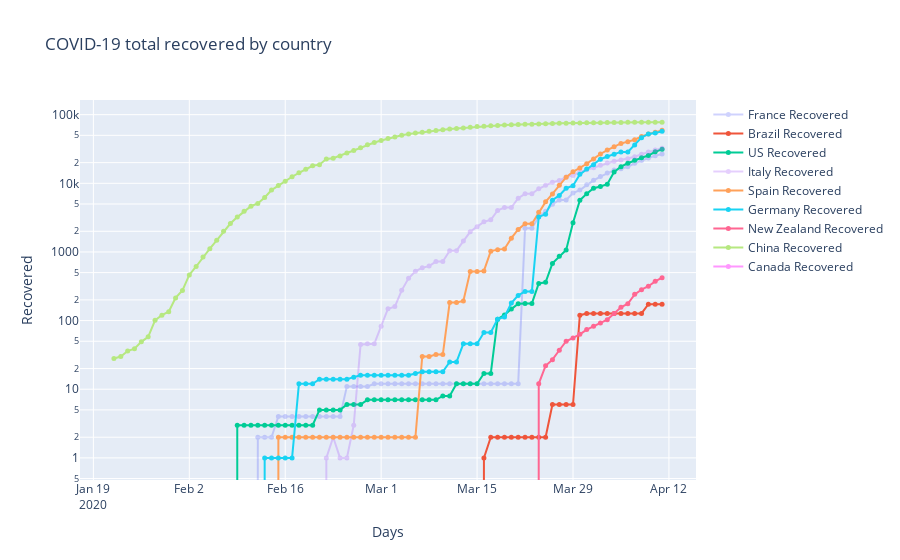

The notebook cell saved with this chart:
### Code cell
fig = go.Figure(series)
fig.update_layout(title_text='COVID-19 total recovered by country')
fig.update_xaxes(title_text='Days')
fig.update_yaxes(title_text='Recovered', type='log')
#py.iplot(fig, file='covid-19.html', auto_open=False)
fig.show()
